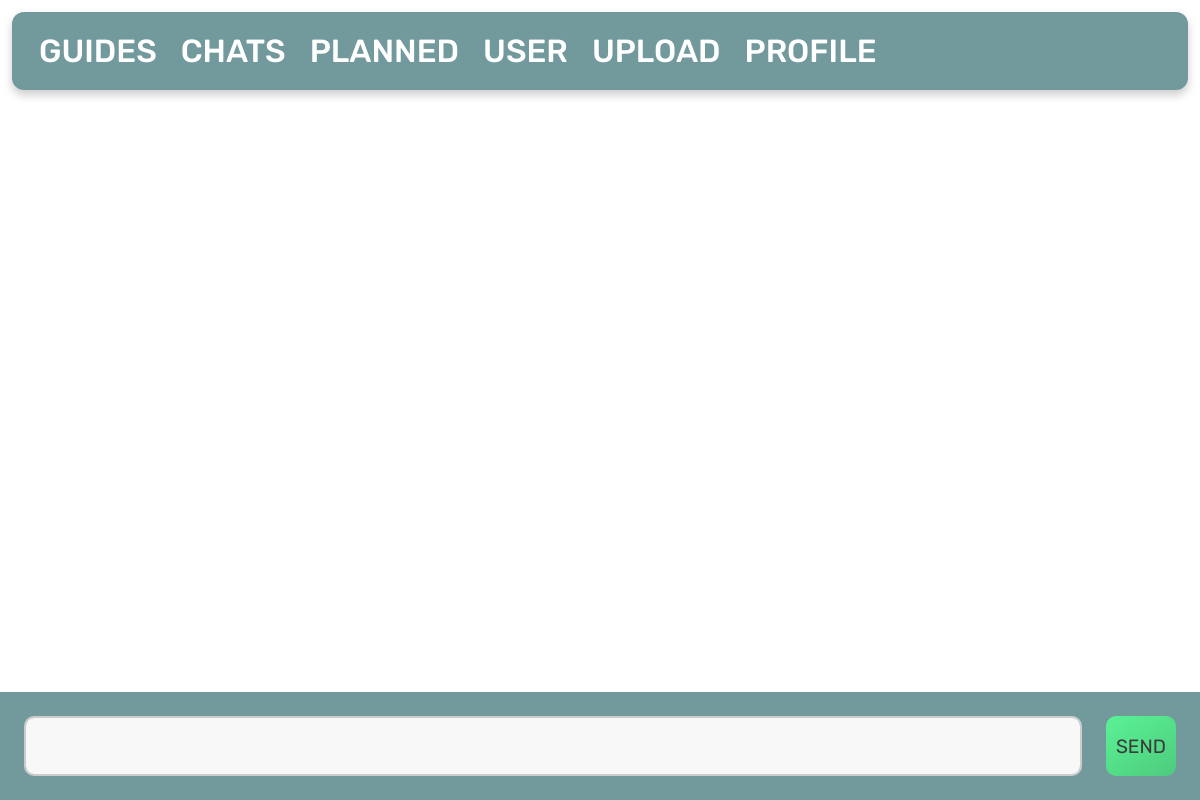
The page /1/message/ on the database as committed earlier.
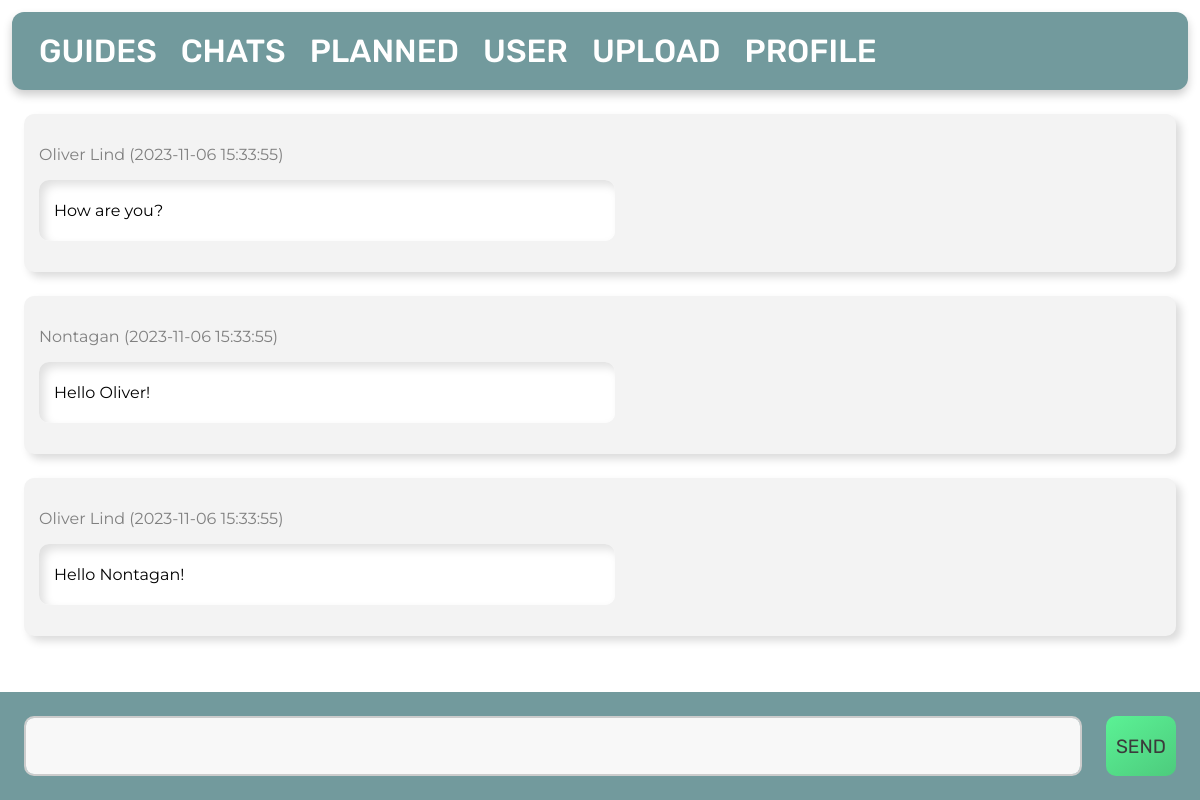
The same page on the database as committed later.
### tables this page shows
CREATE TABLE message
(
    id      INTEGER PRIMARY KEY AUTOINCREMENT,
    content TEXT,
    date    TIMESTAMP NOT NULL DEFAULT CURRENT_TIMESTAMP,
    inChat  INTEGER   NOT NULL,
    byUser  INTEGER   NOT NULL,
    FOREIGN KEY (byUser) REFERENCES user (id),
    FOREIGN KEY (inChat) REFERENCES chat (id)
);

CREATE TABLE user
(
    id        INTEGER PRIMARY KEY AUTOINCREMENT,
    firstname TEXT NOT NULL,
    lastname  TEXT NOT NULL,
    age       INTEGER,
    country   TEXT
);

### app.py (the view, shortened to what this page needs)
@app.route('/<int:id>/message/', methods=('GET', 'POST'))
def message(id):
    global user_id
    conn = get_db_connection()
    message = conn.execute(
        'SELECT * FROM message, chat, user WHERE chat.id = ? AND message.inChat = chat.id AND user.id = message.byUser ORDER BY message.id DESC',
        (id,)).fetchall()
    return render_template('message.html', message=message)

### app.py (called while the page is built)
def get_db_connection():
    conn = sqlite3.connect('database.db')
    conn.row_factory = sqlite3.Row
    return conn

### templates/message.html
{% extends 'base.html' %}
{% block content %}
    {% for message in message %}
        <div class='post'>
            <p id="date">{{ message['firstname'] }} ({{ message['date'] }})</p>
            <div id="textsec">
                <p>{{ message['content'] }}</p>
            </div>
        </div>
    {% endfor %}
    <form id="message-form" method="post">
        <textarea id="messagearea" name="message" placeholder="Type here">
            {{ request.form['message'] }}
        </textarea>
        <button id="send-button" type="submit">SEND</button>
    </form>
{% endblock %}

Rows that differ between the two databases and show on the page:
now on this page (row edited): message: firstname "Oliver Lind", date "2023-11-06 15:33:55", content "How are you?"
now on this page (row edited): message: firstname "Nontagan", date "2023-11-06 15:33:55", content "Hello Oliver!"
now on this page (row edited): message: firstname "Oliver Lind", date "2023-11-06 15:33:55", content "Hello Nontagan!"
